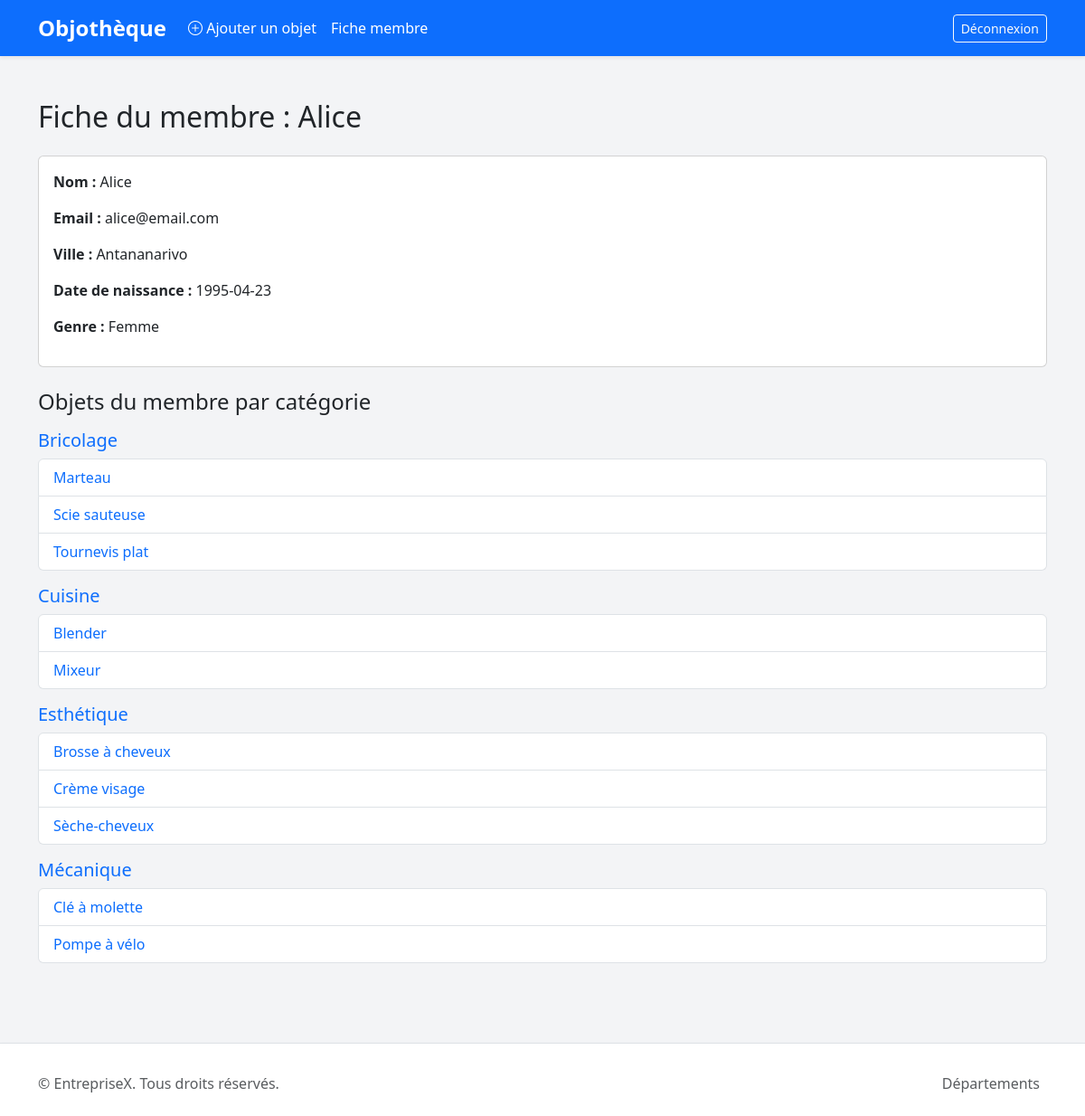
The app's page /model.php?page=fiche-membre&id_membre=1 (signed in) with its own data.
### tables this page shows
CREATE TABLE membre (
    id_membre INT AUTO_INCREMENT PRIMARY KEY,
    nom VARCHAR(100),
    date_naissance DATE,
    genre ENUM('Homme', 'Femme'),
    email VARCHAR(150) UNIQUE,
    ville VARCHAR(100),
    mdp VARCHAR(255),
    image_profil VARCHAR(255)
);

CREATE TABLE objet (
    id_objet INT AUTO_INCREMENT PRIMARY KEY,
    nom_objet VARCHAR(100),
    id_categorie INT,
    id_membre INT,
    FOREIGN KEY (id_categorie) REFERENCES categorie_objet(id_categorie),
    FOREIGN KEY (id_membre) REFERENCES membre(id_membre)
);

### includes/fonctions.php (called while the page is built, shortened)
<?php
function getInfosMembre($id_membre) {
    $conn = dbConnect();
    $sql = "SELECT * FROM membre WHERE id_membre = ?";
    $stmt = mysqli_prepare($conn, $sql);
    mysqli_stmt_bind_param($stmt, 'i', $id_membre);
    mysqli_stmt_execute($stmt);
    $result = mysqli_stmt_get_result($stmt);
    return mysqli_fetch_assoc($result);
}
function getObjetsParMembreGroupeParCategorie($id_membre) {
    $conn = dbConnect();
    $sql = "SELECT o.id_objet, o.nom_objet, c.nom_categorie
            FROM objet o
            JOIN categorie_objet c ON o.id_categorie = c.id_categorie
            WHERE o.id_membre = ?
            ORDER BY c.nom_categorie, o.nom_objet";
    $stmt = mysqli_prepare($conn, $sql);
    mysqli_stmt_bind_param($stmt, 'i', $id_membre);
    mysqli_stmt_execute($stmt);
    $result = mysqli_stmt_get_result($stmt);
    $groupes = [];
    while ($row = mysqli_fetch_assoc($result)) {
        $groupes[$row['nom_categorie']][] = $row;
    }
    return $groupes;
}

### pages/fiche-membre.php (the view, shortened to what this page needs)
<?php
$id_membre = $_SESSION['user']['id_membre'];
$membre = getInfosMembre($id_membre);
$objets_par_categorie = getObjetsParMembreGroupeParCategorie($id_membre);
?>
<div class="container py-4">
  <h2 class="mb-4">Fiche du membre : <?= htmlspecialchars($membre['nom']) ?></h2>
  <div class="card mb-4">
    <div class="card-body">
      <p><strong>Nom :</strong> <?= htmlspecialchars($membre['nom']) ?></p>
      <p><strong>Email :</strong> <?= htmlspecialchars($membre['email']) ?></p>
      <p><strong>Ville :</strong> <?= htmlspecialchars($membre['ville']) ?></p>
      <p><strong>Date de naissance :</strong> <?= htmlspecialchars($membre['date_naissance']) ?></p>
      <p><strong>Genre :</strong> <?= htmlspecialchars($membre['genre']) ?></p>
    </div>
  </div>
  <h4 class="mb-3">Objets du membre par catégorie</h4>
  <?php if (empty($objets_par_categorie)) : ?>
    <div class="alert alert-warning">Aucun objet trouvé pour ce membre.</div>
  <?php else : ?>
    <?php foreach ($objets_par_categorie as $categorie => $objets) : ?>
      <div class="mb-3">
        <h5 class="text-primary"><?= htmlspecialchars($categorie) ?></h5>
        <ul class="list-group">
          <?php foreach ($objets as $objet) : ?>
            <li class="list-group-item">
              <a href="model.php?page=fiche-objet&id_objet=<?= $objet['id_objet'] ?>" class="text-decoration-none">
                <?= htmlspecialchars($objet['nom_objet']) ?>
              </a>
            </li>
          <?php endforeach; ?>
        </ul>
      </div>
    <?php endforeach; ?>
  <?php endif; ?>
</div>

### assets/css/style.css (style rules this page uses)
html, body { background-color: #f3f4f6; font-family: 'Segoe UI', sans-serif; display: flex; flex-direction: column; height: 100%; }

### records on screen
membre: nom "Alice", email "alice@email.com", ville "Antananarivo", date_naissance "1995-04-23", genre "Femme"
objet: nom_objet "Marteau"
objet: nom_objet "Scie sauteuse"
objet: nom_objet "Tournevis plat"
objet: nom_objet "Blender"
objet: nom_objet "Mixeur"
objet: nom_objet "Brosse à cheveux"
objet: nom_objet "Crème visage"
objet: nom_objet "Sèche-cheveux"
objet: nom_objet "Clé à molette"
objet: nom_objet "Pompe à vélo"

### other values on screen
$categorie "Bricolage"
$categorie "Cuisine"
$categorie "Esthétique"
$categorie "Mécanique"
